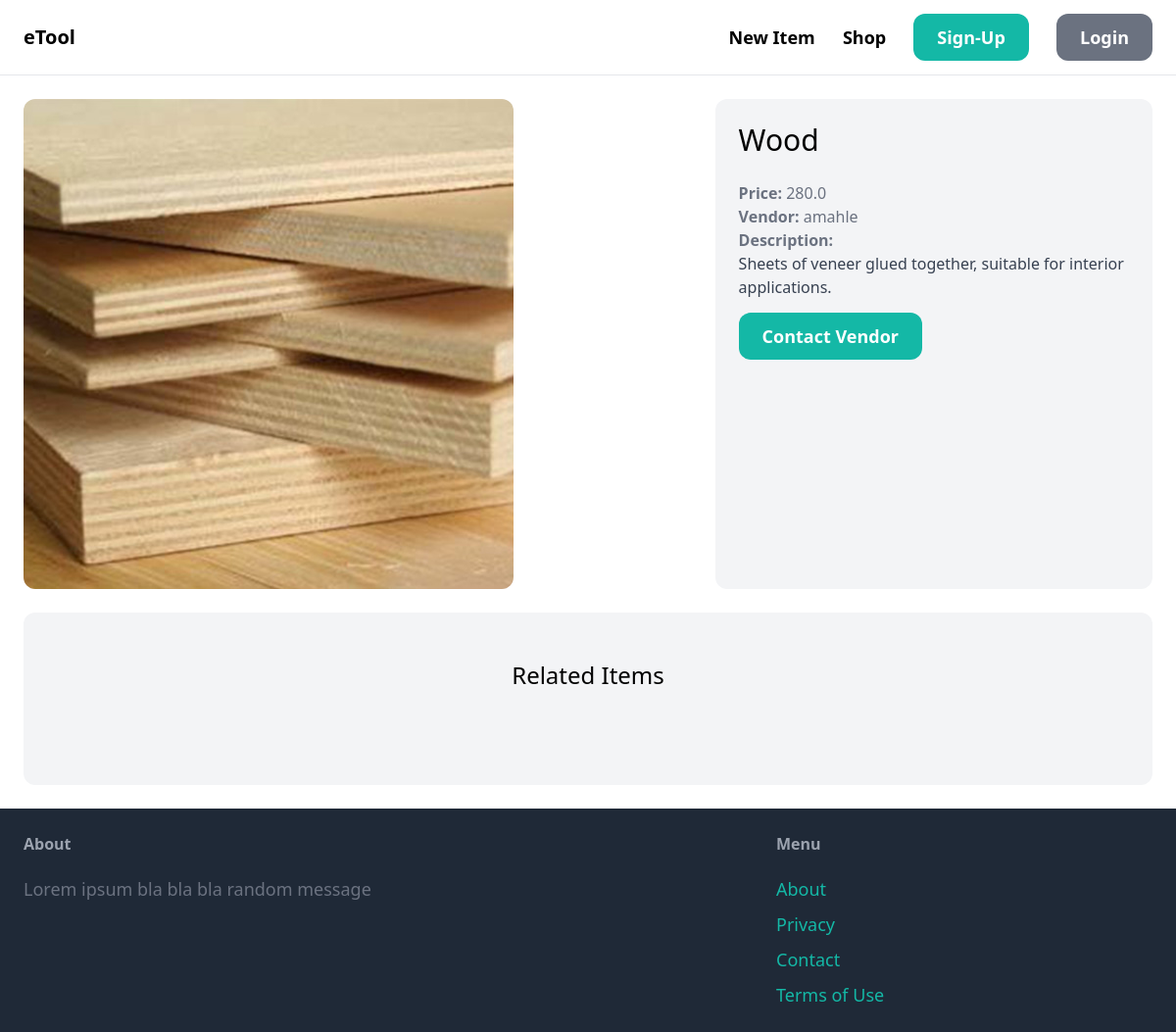
Screenshot of /item/4/ with the database file from the repository.
### item/models.py (models this page shows)
class Item(models.Model):
   category = models.ForeignKey(Category, related_name = 'items', on_delete = models.CASCADE)
   name = models.CharField(max_length = 255)
   description = models.TextField(blank = True, null = True)
   price = models.FloatField()
   image = models.ImageField(upload_to='item_images', blank=True, null=True)
   is_sold = models.BooleanField(default=False)
   created_by = models.ForeignKey(User, related_name = 'items', on_delete=models.CASCADE)
   created_at = models.DateTimeField(auto_now_add = True)

### item/views.py (the view)
# urls.py: path('<int:pk>/', views.detail, name='detail'),
def detail(request, pk):
    item = get_object_or_404(Item, pk=pk)
    related_items = Item.objects.filter(category=item.category, is_sold=False).exclude(pk=pk) [0:3]
    return render(request, 'item/detail.html', {
        'item': item,
        'related_items' : related_items
    })

### item/templates/item/detail.html (shortened to what this page needs)
{% extends 'core/base.html' %}
{% block content %}
<div class="grid grid-cols-5 gap-6">
    <div class="col-span-3">
        <img src="{{ item.image.url}}" class="rounded-xl">
    </div>
    <div class="col-span-2 p-6 bg-gray-100 rounded-xl">
      <h1 class="mb-6 text-3xl">{{item.name}}</h1>
      <p class="text-gray-500"><strong>Price: </strong>{{item.price}}</p>
      <p class="text-gray-500"><strong>Vendor: </strong>{{item.created_by.username}}</p>
    {% if item.description %}
       <p class="text-gray-700">
         <strong class="text-gray-500">Description:</strong><br>
         {{item.description}}
       </p>
    {% endif %}
    <br>
   <a href="#" class="'inline-block mt-6 px-6 py-3 text-lg font-semibold bg-teal-500 text-white rounded-xl hover:bg-teal-700">Contact Vendor</a>
    </div>
</div>
<div class="mt-6 px-6 py-12 bg-gray-100 rounded-xl">
  <h2 class="mb-12 text-2xl text-center">Related Items</h2>
</div>
{% endblock %}

### rows the page displays
Item: image (picture), name "Wood", price "280.0", created_by.username "amahle", description "Sheets of veneer glued together, suitable for interior applications."
